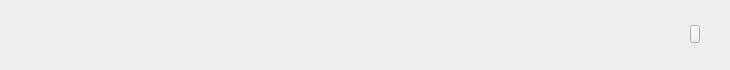
<?xml version="1.0" encoding="UTF-8"?>
<ui version="4.0">
 <class>MemberItemWidget</class>
 <widget class="QWidget" name="MemberItemWidget">
  <property name="geometry">
   <rect>
    <x>0</x>
    <y>0</y>
    <width>730</width>
    <height>70</height>
   </rect>
  </property>
  <property name="sizePolicy">
   <sizepolicy hsizetype="Fixed" vsizetype="Fixed">
    <horstretch>0</horstretch>
    <verstretch>0</verstretch>
   </sizepolicy>
  </property>
  <property name="minimumSize">
   <size>
    <width>730</width>
    <height>70</height>
   </size>
  </property>
  <property name="maximumSize">
   <size>
    <width>730</width>
    <height>70</height>
   </size>
  </property>
  <property name="windowTitle">
   <string>MemberItemWidget</string>
  </property>
  <property name="styleSheet">
   <string notr="true">QWidget#MemberItemWidget{background-color: rgb(255, 255, 255);};</string>
  </property>
  <widget class="QWidget" name="FilletWidget" native="true">
   <property name="geometry">
    <rect>
     <x>0</x>
     <y>5</y>
     <width>730</width>
     <height>60</height>
    </rect>
   </property>
   <property name="sizePolicy">
    <sizepolicy hsizetype="Fixed" vsizetype="Fixed">
     <horstretch>0</horstretch>
     <verstretch>0</verstretch>
    </sizepolicy>
   </property>
   <property name="minimumSize">
    <size>
     <width>730</width>
     <height>60</height>
    </size>
   </property>
   <property name="maximumSize">
    <size>
     <width>730</width>
     <height>60</height>
    </size>
   </property>
   <property name="styleSheet">
    <string notr="true">QWidget#FilletWidget{background:rgb(252,252,252);border-radius:4px;border:1px solid rgb(235,235,235);}
QWidget#FilletWidget:hover,pressed{background:rgb(246,251,255);border-radius:4px;border:1px solid rgb(187,223,255);};</string>
   </property>
   <widget class="QLabel" name="labelJob">
    <property name="geometry">
     <rect>
      <x>490</x>
      <y>22</y>
      <width>90</width>
      <height>16</height>
     </rect>
    </property>
    <property name="sizePolicy">
     <sizepolicy hsizetype="Preferred" vsizetype="Fixed">
      <horstretch>0</horstretch>
      <verstretch>0</verstretch>
     </sizepolicy>
    </property>
    <property name="minimumSize">
     <size>
      <width>80</width>
      <height>16</height>
     </size>
    </property>
    <property name="maximumSize">
     <size>
      <width>180</width>
      <height>16</height>
     </size>
    </property>
    <property name="styleSheet">
     <string notr="true">font: 14px &quot;微软雅黑&quot;;
color:#333333;
background-color: rgba(255, 255, 255, 0);
border:0px;</string>
    </property>
    <property name="text">
     <string/>
    </property>
   </widget>
   <widget class="QLabel" name="labelMobile">
    <property name="geometry">
     <rect>
      <x>320</x>
      <y>22</y>
      <width>160</width>
      <height>16</height>
     </rect>
    </property>
    <property name="sizePolicy">
     <sizepolicy hsizetype="Preferred" vsizetype="Fixed">
      <horstretch>0</horstretch>
      <verstretch>0</verstretch>
     </sizepolicy>
    </property>
    <property name="minimumSize">
     <size>
      <width>80</width>
      <height>16</height>
     </size>
    </property>
    <property name="maximumSize">
     <size>
      <width>178</width>
      <height>16</height>
     </size>
    </property>
    <property name="styleSheet">
     <string notr="true">font: 14px &quot;微软雅黑&quot;;
color:#333333;
background-color: rgba(255, 255, 255, 0);
border:0px;</string>
    </property>
    <property name="text">
     <string/>
    </property>
   </widget>
   <widget class="QLabel" name="labelFirstName">
    <property name="geometry">
     <rect>
      <x>10</x>
      <y>10</y>
      <width>40</width>
      <height>40</height>
     </rect>
    </property>
    <property name="sizePolicy">
     <sizepolicy hsizetype="Fixed" vsizetype="Fixed">
      <horstretch>0</horstretch>
      <verstretch>0</verstretch>
     </sizepolicy>
    </property>
    <property name="minimumSize">
     <size>
      <width>40</width>
      <height>40</height>
     </size>
    </property>
    <property name="maximumSize">
     <size>
      <width>40</width>
      <height>40</height>
     </size>
    </property>
    <property name="styleSheet">
     <string notr="true"/>
    </property>
    <property name="text">
     <string/>
    </property>
    <property name="alignment">
     <set>Qt::AlignCenter</set>
    </property>
   </widget>
   <widget class="QPushButton" name="operButton">
    <property name="geometry">
     <rect>
      <x>690</x>
      <y>20</y>
      <width>10</width>
      <height>18</height>
     </rect>
    </property>
    <property name="sizePolicy">
     <sizepolicy hsizetype="Fixed" vsizetype="Fixed">
      <horstretch>0</horstretch>
      <verstretch>0</verstretch>
     </sizepolicy>
    </property>
    <property name="minimumSize">
     <size>
      <width>10</width>
      <height>18</height>
     </size>
    </property>
    <property name="maximumSize">
     <size>
      <width>10</width>
      <height>18</height>
     </size>
    </property>
    <property name="styleSheet">
     <string notr="true">QPushButton{border-image: url(:/EntCenterWidget/image/oper.png);}
QPushButton::menu-indicator{image:none;}
</string>
    </property>
    <property name="text">
     <string/>
    </property>
   </widget>
   <widget class="QLabel" name="labelUserName">
    <property name="geometry">
     <rect>
      <x>173</x>
      <y>22</y>
      <width>150</width>
      <height>16</height>
     </rect>
    </property>
    <property name="sizePolicy">
     <sizepolicy hsizetype="Preferred" vsizetype="Fixed">
      <horstretch>0</horstretch>
      <verstretch>0</verstretch>
     </sizepolicy>
    </property>
    <property name="minimumSize">
     <size>
      <width>80</width>
      <height>16</height>
     </size>
    </property>
    <property name="maximumSize">
     <size>
      <width>150</width>
      <height>16</height>
     </size>
    </property>
    <property name="styleSheet">
     <string notr="true">font: 14px &quot;微软雅黑&quot;;
color:#333333;
background-color: rgba(255, 255, 255, 0);
border:0px;</string>
    </property>
    <property name="text">
     <string/>
    </property>
   </widget>
   <widget class="QLabel" name="labelTrueName">
    <property name="geometry">
     <rect>
      <x>60</x>
      <y>22</y>
      <width>110</width>
      <height>16</height>
     </rect>
    </property>
    <property name="sizePolicy">
     <sizepolicy hsizetype="Preferred" vsizetype="Fixed">
      <horstretch>0</horstretch>
      <verstretch>0</verstretch>
     </sizepolicy>
    </property>
    <property name="minimumSize">
     <size>
      <width>80</width>
      <height>16</height>
     </size>
    </property>
    <property name="maximumSize">
     <size>
      <width>110</width>
      <height>16</height>
     </size>
    </property>
    <property name="styleSheet">
     <string notr="true">font: 14px &quot;微软雅黑&quot;;
color:#333333;
background-color: rgba(255, 255, 255, 0);
border:0px;</string>
    </property>
    <property name="text">
     <string/>
    </property>
   </widget>
   <widget class="QLabel" name="labelRole">
    <property name="geometry">
     <rect>
      <x>590</x>
      <y>22</y>
      <width>90</width>
      <height>16</height>
     </rect>
    </property>
    <property name="sizePolicy">
     <sizepolicy hsizetype="Preferred" vsizetype="Fixed">
      <horstretch>0</horstretch>
      <verstretch>0</verstretch>
     </sizepolicy>
    </property>
    <property name="minimumSize">
     <size>
      <width>80</width>
      <height>16</height>
     </size>
    </property>
    <property name="maximumSize">
     <size>
      <width>180</width>
      <height>16</height>
     </size>
    </property>
    <property name="styleSheet">
     <string notr="true">font: 14px &quot;微软雅黑&quot;;
color:#333333;
background-color: rgba(255, 255, 255, 0);
border:0px;</string>
    </property>
    <property name="text">
     <string/>
    </property>
   </widget>
  </widget>
 </widget>
 <layoutdefault spacing="6" margin="11"/>
 <resources>
  <include location="EntCenterWidget.qrc"/>
 </resources>
 <connections/>
</ui>
